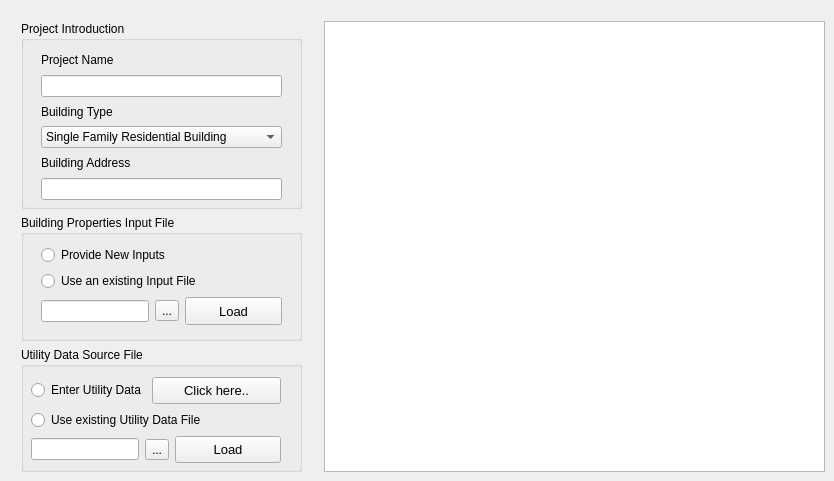
    <widget class="QWidget" name="tab">
     <attribute name="title">
      <string>Preferences</string>
     </attribute>
     <widget class="QWidget" name="layoutWidget">
      <property name="geometry">
       <rect>
        <x>21</x>
        <y>21</y>
        <width>281</width>
        <height>451</height>
       </rect>
      </property>
      <layout class="QVBoxLayout" name="verticalLayout_34" stretch="3,2,2">
       <item>
        <widget class="QGroupBox" name="groupBox">
         <property name="title">
          <string>Project Introduction</string>
         </property>
         <widget class="QWidget" name="layoutWidget">
          <property name="geometry">
           <rect>
            <x>20</x>
            <y>30</y>
            <width>241</width>
            <height>149</height>
           </rect>
          </property>
          <layout class="QVBoxLayout" name="verticalLayout_4">
           <item>
            <layout class="QVBoxLayout" name="verticalLayout">
             <item>
              <widget class="QLabel" name="label">
               <property name="text">
                <string>Project Name</string>
               </property>
              </widget>
             </item>
             <item>
              <widget class="QLineEdit" name="ProjectName"/>
             </item>
            </layout>
           </item>
           <item>
            <layout class="QVBoxLayout" name="verticalLayout_2">
             <item>
              <widget class="QLabel" name="label_2">
               <property name="text">
                <string>Building Type</string>
               </property>
              </widget>
             </item>
             <item>
              <widget class="QComboBox" name="BuildingType">
               <item>
                <property name="text">
                 <string>Single Family Residential Building</string>
                </property>
               </item>
               <item>
                <property name="text">
                 <string>Places of Religious Worship</string>
                </property>
               </item>
              </widget>
             </item>
            </layout>
           </item>
           <item>
            <layout class="QVBoxLayout" name="verticalLayout_3">
             <item>
              <widget class="QLabel" name="label_3">
               <property name="text">
                <string>Building Address</string>
               </property>
              </widget>
             </item>
             <item>
              <widget class="QLineEdit" name="Location"/>
             </item>
            </layout>
           </item>
          </layout>
         </widget>
        </widget>
       </item>
       <item>
        <widget class="QGroupBox" name="groupBox_2">
         <property name="title">
          <string>Building Properties Input File</string>
         </property>
         <widget class="QWidget" name="layoutWidget">
          <property name="geometry">
           <rect>
            <x>20</x>
            <y>30</y>
            <width>241</width>
            <height>80</height>
           </rect>
          </property>
          <layout class="QVBoxLayout" name="verticalLayout_5">
           <item>
            <widget class="QRadioButton" name="NewBldgPropInpFile">
             <property name="text">
              <string>Provide New Inputs</string>
             </property>
            </widget>
           </item>
           <item>
            <widget class="QRadioButton" name="UseExistingBldgPropInpFile">
             <property name="text">
              <string>Use an existing Input File</string>
             </property>
            </widget>
           </item>
           <item>
            <layout class="QHBoxLayout" name="horizontalLayout">
             <item>
              <widget class="QLineEdit" name="BldgPropInputFile"/>
             </item>
             <item>
              <widget class="QToolButton" name="BldgPropInputFileTool">
               <property name="text">
                <string>...</string>
               </property>
              </widget>
             </item>
             <item>
              <widget class="QPushButton" name="LoadData">
               <property name="sizePolicy">
                <sizepolicy hsizetype="Expanding" vsizetype="Expanding">
                 <horstretch>0</horstretch>
                 <verstretch>0</verstretch>
                </sizepolicy>
               </property>
               <property name="font">
                <font>
                 <pointsize>10</pointsize>
                </font>
               </property>
               <property name="text">
                <string>Load</string>
               </property>
              </widget>
             </item>
            </layout>
           </item>
          </layout>
         </widget>
        </widget>
       </item>
       <item>
        <widget class="QGroupBox" name="groupBox_3">
         <property name="title">
          <string>Utility Data Source File</string>
         </property>
         <widget class="QWidget" name="layoutWidget">
          <property name="geometry">
           <rect>
            <x>10</x>
            <y>30</y>
            <width>250</width>
            <height>86</height>
           </rect>
          </property>
          <layout class="QVBoxLayout" name="verticalLayout_15">
           <item>
            <layout class="QHBoxLayout" name="horizontalLayout_8">
             <item>
              <widget class="QRadioButton" name="EnterUtilData">
               <property name="text">
                <string>Enter Utility Data</string>
               </property>
              </widget>
             </item>
             <item>
              <widget class="QPushButton" name="OpenUtilDataWindow">
               <property name="sizePolicy">
                <sizepolicy hsizetype="Expanding" vsizetype="Expanding">
                 <horstretch>0</horstretch>
                 <verstretch>0</verstretch>
                </sizepolicy>
               </property>
               <property name="font">
                <font>
                 <pointsize>10</pointsize>
                </font>
               </property>
               <property name="text">
                <string>Click here..</string>
               </property>
              </widget>
             </item>
            </layout>
           </item>
           <item>
            <widget class="QRadioButton" name="UseExistingUtilityData">
             <property name="text">
              <string>Use existing Utility Data File</string>
             </property>
            </widget>
           </item>
           <item>
            <layout class="QHBoxLayout" name="horizontalLayout_2">
             <item>
              <widget class="QLineEdit" name="UtilDataSourceFile"/>
             </item>
             <item>
              <widget class="QToolButton" name="UtilDataSourceFileTool">
               <property name="text">
                <string>...</string>
               </property>
              </widget>
             </item>
             <item>
              <widget class="QPushButton" name="LoadUtilityData">
               <property name="sizePolicy">
                <sizepolicy hsizetype="Expanding" vsizetype="Expanding">
                 <horstretch>0</horstretch>
                 <verstretch>0</verstretch>
                </sizepolicy>
               </property>
               <property name="font">
                <font>
                 <pointsize>10</pointsize>
                </font>
               </property>
               <property name="text">
                <string>Load</string>
               </property>
              </widget>
             </item>
            </layout>
           </item>
          </layout>
         </widget>
        </widget>
       </item>
      </layout>
     </widget>
     <widget class="QGraphicsView" name="ShowBuildingType">
      <property name="geometry">
       <rect>
        <x>324</x>
        <y>21</y>
        <width>501</width>
        <height>451</height>
       </rect>
      </property>
      <property name="sizeAdjustPolicy">
       <enum>QAbstractScrollArea::AdjustToContents</enum>
      </property>
     </widget>
     <zorder>ShowBuildingType</zorder>
     <zorder>layoutWidget</zorder>
    </widget>
